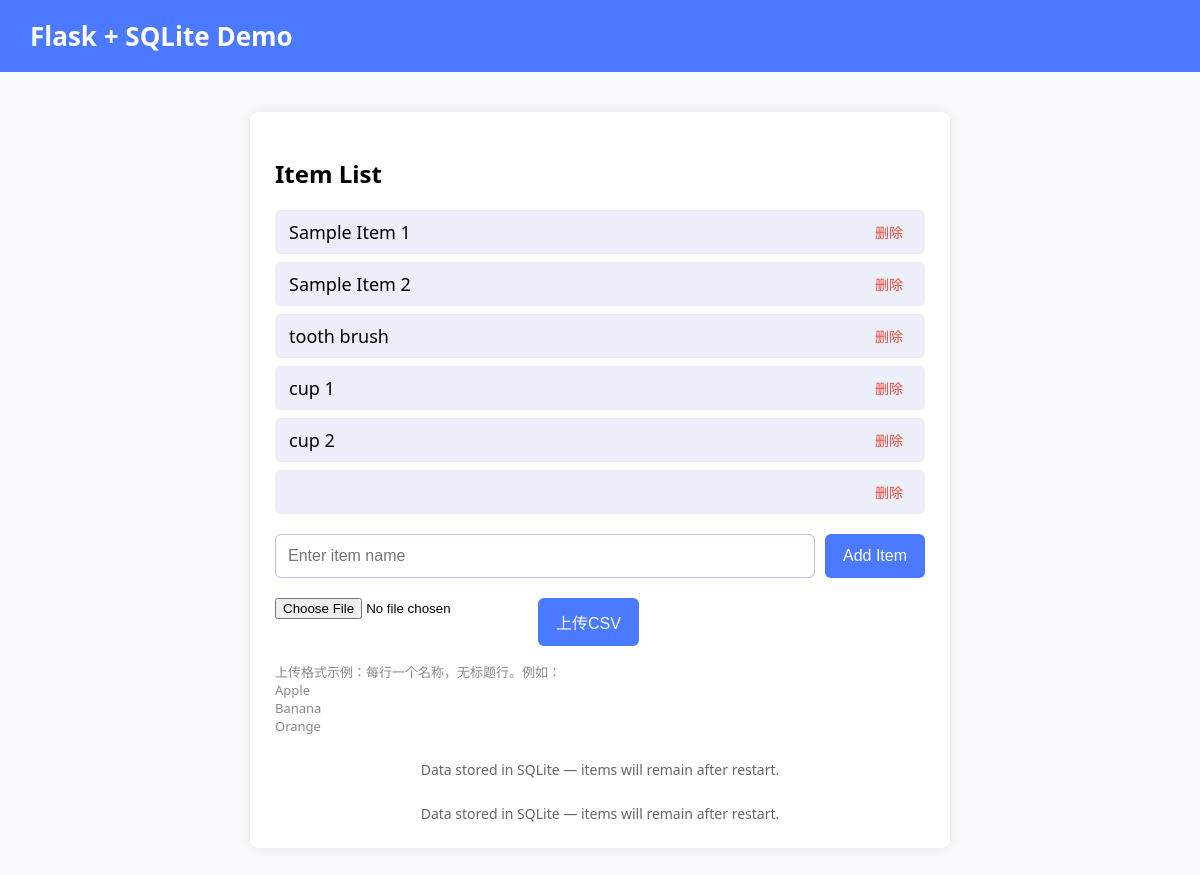
The app's page /, older data.
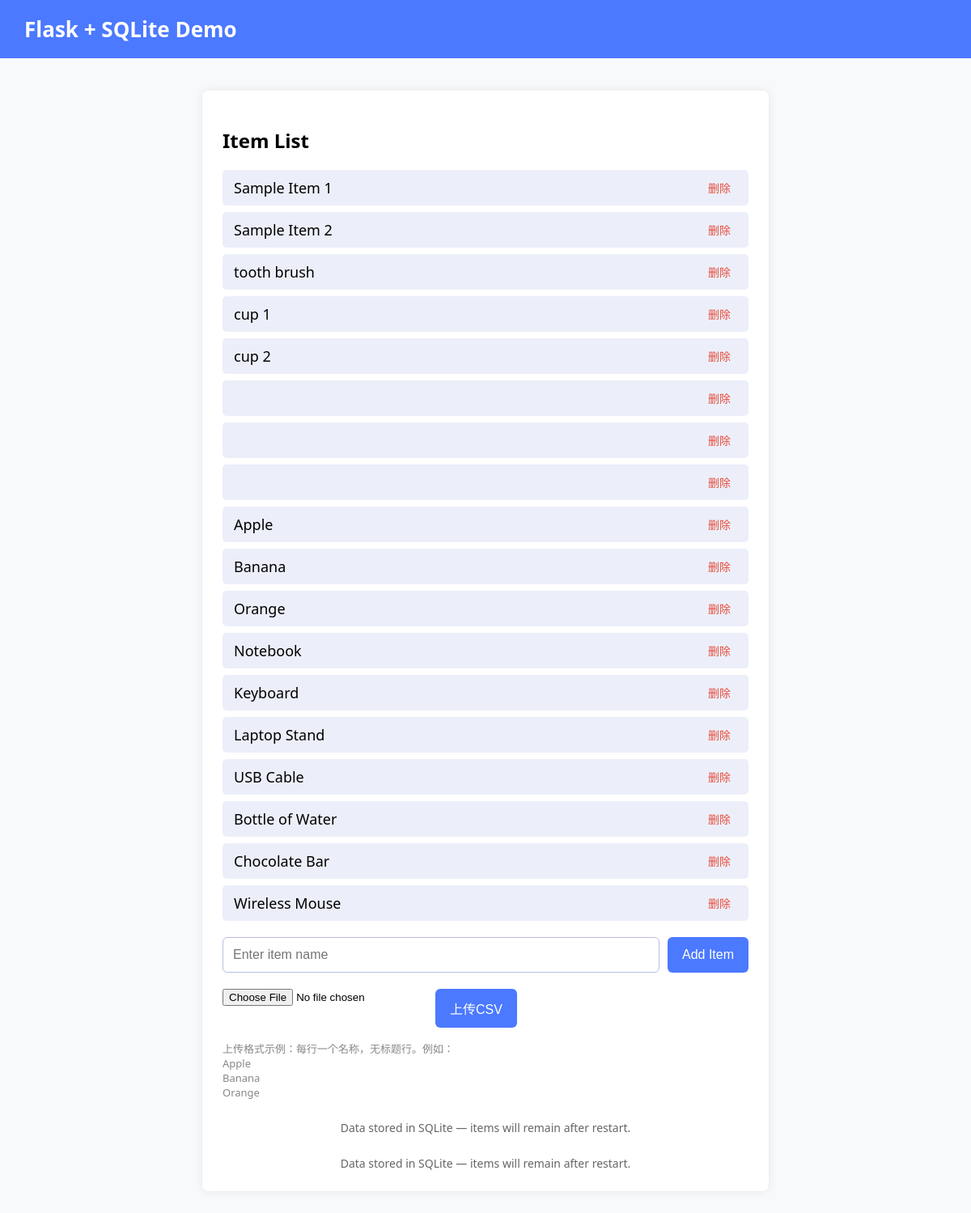
The same page, newer data.
### tables this page shows
CREATE TABLE item (
    id INTEGER PRIMARY KEY AUTOINCREMENT,
    name TEXT NOT NULL
);

### app/routes.py (the view)
@bp.route('/')
def index():
    db = get_db()
    items = db.execute('SELECT id, name FROM item').fetchall()
    return render_template('index.html', items=items)

### app/db.py (called while the page is built)
def get_db():
    db = getattr(g, '_database', None)
    if db is None:
        db = g._database = sqlite3.connect(DATABASE)
        db.row_factory = sqlite3.Row
    return db

### app/templates/index.html (shortened to what this page needs)
<!doctype html>
<html>
<head>
</head>
<body>
    <header>Flask + SQLite Demo</header>
    <div class="container">
        <h2>Item List</h2>
        <ul>
            {% for item in items %}
                <li style="display:flex; align-items:center; justify-content:space-between;">
                    <span>{{ item['name'] }}</span>
                    <form action="/delete/{{ item['id'] }}" method="post" style="margin:0;">
                        <button type="submit" style="background:transparent;color:#e74c3c;border:none;border-radius:5px;padding:2px 8px;cursor:pointer;font-size:14px;transition:background 0.2s;">删除</button>
                    </form>
                </li>
            {% endfor %}
        </ul>
        <form action="/add" method="post" style="margin-bottom: 16px;">
            <input type="text" name="name" placeholder="Enter item name">
            <button type="submit">Add Item</button>
        </form>
        <form action="/upload-csv" method="post" enctype="multipart/form-data" style="margin-bottom: 16px;">
            <input type="file" name="file" accept=".csv">
            <button type="submit">上传CSV</button>
        </form>
        <div style="font-size:13px;color:#888;margin-bottom:14px;">上传格式示例：每行一个名称，无标题行。例如：<br>Apple<br>Banana<br>Orange</div>
        <div class="footer">
            Data stored in SQLite — items will remain after restart.
        </div>
        <div class="footer">
            Data stored in SQLite — items will remain after restart.
        </div>
    </div>
</body>
</html>

Row changes from the older to the newer data that the page shows:
added item: name "Apple"
added item: name "Banana"
added item: name "Orange"
added item: name "Notebook"
added item: name "Keyboard"
added item: name "Laptop Stand"
added item: name "USB Cable"
added item: name "Bottle of Water"
added item: name "Chocolate Bar"
added item: name "Wireless Mouse"
